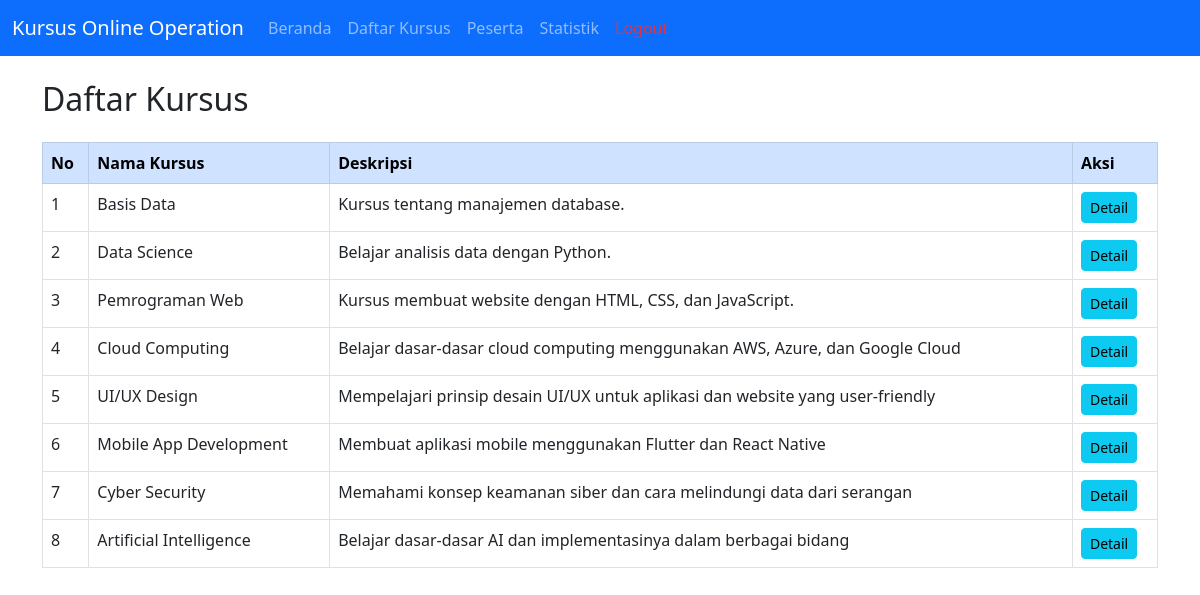
The page /daftar_kursus.php on the database its author committed.
### tables this page shows
CREATE TABLE `kursus` (
  `id` int(11) NOT NULL,
  `nama_kursus` varchar(255) NOT NULL,
  `deskripsi` text DEFAULT NULL,
  `harga` decimal(10,2) DEFAULT NULL,
  `created_at` timestamp NOT NULL DEFAULT current_timestamp()
);

### daftar_kursus.php (the view, shortened to what this page needs)
<?php
include 'db.php';
include 'navbar.php';
$sql = "SELECT * FROM kursus";
$result = $conn->query($sql);
?>
<!DOCTYPE html>
<html lang="id">
<head>
    <link href="https://cdn.jsdelivr.net/npm/bootstrap@5.3.0/dist/css/bootstrap.min.css" rel="stylesheet">
</head>
<body>
    <div class="container mt-4">
        <h2 class="mb-4">Daftar Kursus</h2>
        <table class="table table-bordered">
            <thead class="table-primary">
                <tr>
                    <th>No</th>
                    <th>Nama Kursus</th>
                    <th>Deskripsi</th>
                    <th>Aksi</th>
                </tr>
            </thead>
            <tbody>
                <?php
                if ($result->num_rows > 0) {
                    $no = 1;
                    while ($row = $result->fetch_assoc()) {
                        echo "<tr>";
                        echo "<td>" . $no++ . "</td>";
                        echo "<td>" . $row['nama_kursus'] . "</td>";
                        echo "<td>" . $row['deskripsi'] . "</td>";
                        echo "<td><a href='detail_kursus.php?id=" . $row['id'] . "' class='btn btn-info btn-sm'>Detail</a></td>";
                        echo "</tr>";
                    }
                } else {
                    echo "<tr><td colspan='4' class='text-center'>Tidak ada kursus tersedia</td></tr>";
                }
                ?>
            </tbody>
        </table>
    </div>
</body>
</html>

### rows shown on the page
kursus: nama_kursus "Basis Data", deskripsi "Kursus tentang manajemen database."
kursus: nama_kursus "Data Science", deskripsi "Belajar analisis data dengan Python."
kursus: nama_kursus "Pemrograman Web", deskripsi "Kursus membuat website dengan HTML, CSS, dan JavaScript."
kursus: nama_kursus "Cloud Computing", deskripsi "Belajar dasar-dasar cloud computing menggunakan AWS, Azure, dan Google Cloud"
kursus: nama_kursus "UI/UX Design", deskripsi "Mempelajari prinsip desain UI/UX untuk aplikasi dan website yang user-friendly"
kursus: nama_kursus "Mobile App Development", deskripsi "Membuat aplikasi mobile menggunakan Flutter dan React Native"
kursus: nama_kursus "Cyber Security", deskripsi "Memahami konsep keamanan siber dan cara melindungi data dari serangan"
kursus: nama_kursus "Artificial Intelligence", deskripsi "Belajar dasar-dasar AI dan implementasinya dalam berbagai bidang"
